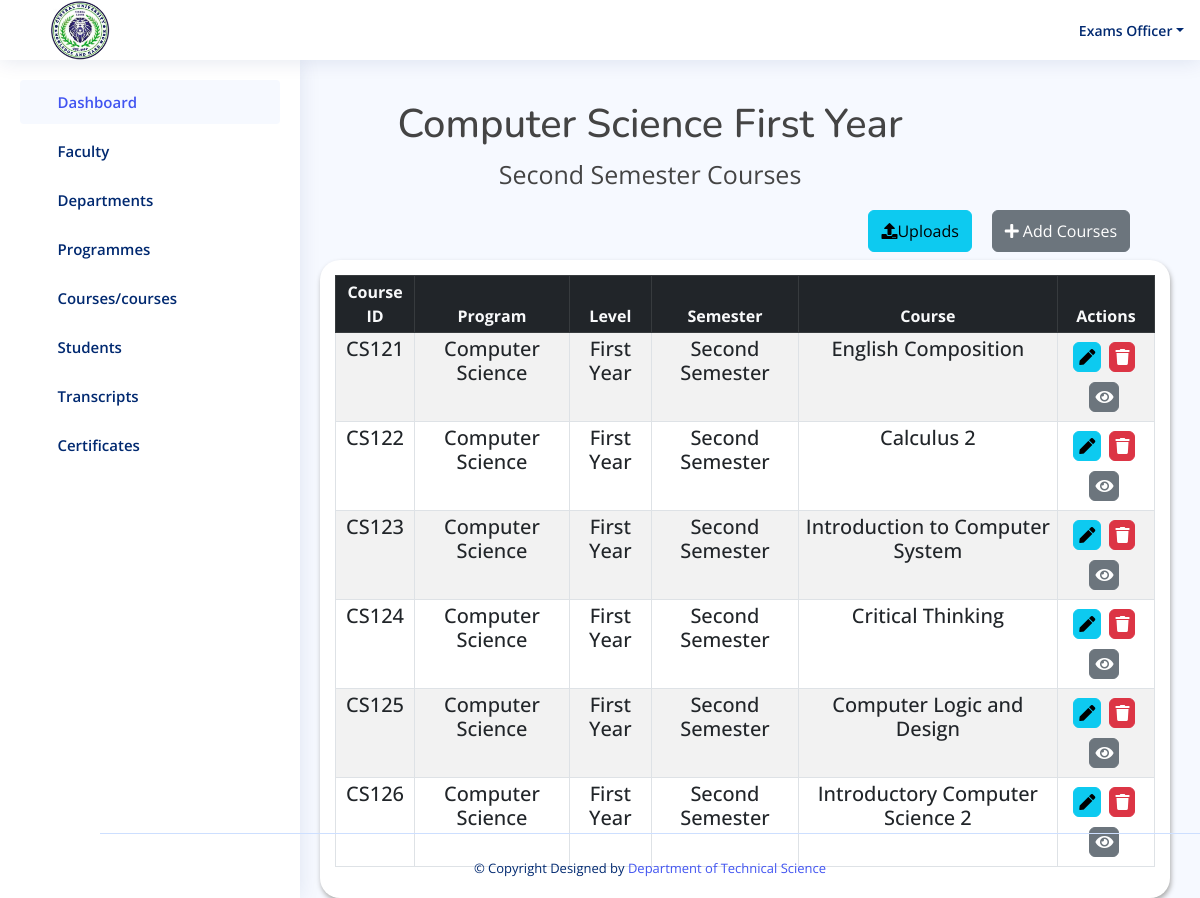
Screenshot of /result/year1_second_semester/ (signed in) with the database file from the repository.
### result/models.py (models this page shows, shortened)
class year1_semester2(models.Model):
    code = models.CharField(max_length=50, default='')
    program = models.ForeignKey(Program, on_delete=models.CASCADE)
    level = models.CharField(max_length=20, choices=YEAR1_LEVEL1)
    semester = models.CharField(max_length=20,choices=YEAR1_SEMESTER2)
    course = models.CharField(max_length=50)

class Program(models.Model):
    program = models.CharField(max_length=100)
    department = models.ForeignKey(Department, on_delete=models.CASCADE)
    def __str__(self):
        return self.program

### result/views.py (the view)
# urls.py: path('year1_second_semester/', views.year1_second_semester, name='year1_second_semester'),
@login_required(login_url='login')
def year1_second_semester(request):
    yr1_sem2 = year1_semester2.objects.all()
    if request.method == 'POST':
        form = CourseForm2(request.POST)
        if form.is_valid():
            course = form.cleaned_data['course']
            if year1_semester2.objects.filter(course=course).exists():
                messages.error(request, f"'{course}' already exists!")
                return redirect('year1_second_semester')  # Redirect back to the faculty page without saving the form
            form.save()
            messages.success(request, "Course has been added!")
            return redirect('year1_second_semester')
    else:
        form = CourseForm2()
    return render(request, 'result/year1_second_semester.html', {'yr1_sem2': yr1_sem2, 'form': form})

### templates/result/year1_second_semester.html (shortened to what this page needs)
{% load static %}
<!DOCTYPE html>
<html lang="en">
<head>
  <link href="https://cdn.datatables.net/v/bs5/jszip-2.5.0/dt-1.13.4/b-2.3.6/b-html5-2.3.6/b-print-2.3.6/datatables.min.css" rel="stylesheet"/>
   <link rel="stylesheet" href="https://cdnjs.cloudflare.com/ajax/libs/font-awesome/5.15.4/css/all.min.css" />
  <link href="{% static 'assets/vendor/bootstrap/css/bootstrap.min.css' %}" rel="stylesheet">
  <link href="{% static 'assets/vendor/bootstrap-icons/bootstrap-icons.css' %}" rel="stylesheet">
  <link href="{% static 'assets/vendor/boxicons/css/boxicons.min.css' %}" rel="stylesheet">
  <link href="{% static 'assets/vendor/quill/quill.snow.css' %}" rel="stylesheet">
  <link href="{% static 'assets/vendor/quill/quill.bubble.css' %}" rel="stylesheet">
  <link href="{% static 'assets/vendor/remixicon/remixicon.css' %}" rel="stylesheet">
  <link href="{% static 'assets/vendor/simple-datatables/style.css' %}" rel="stylesheet">
  <link href="{% static 'assets/style.css'%}" rel="stylesheet">
  <link rel="stylesheet" href="{% static 'assets/css/result.css' %}">
</head>
<body>
 <header id="header" class="header fixed-top d-flex align-items-center">
  <div class="d-flex align-items-center justify-content-between">
    <img style="width: 60px; margin-left: -250px; margin-right: 50px; margin-top: 30px; margin-bottom:30px;"  src="{% static 'assets/img/cusl.jpeg' %}" alt="">
    <i class="bi bi-list toggle-sidebar-btn"></i>
  </div>
  <nav class="header-nav ms-auto">
    <ul class="d-flex align-items-center">
      <li class="nav-item dropdown pe-3">
        <a class="nav-link nav-profile d-flex align-items-center pe-0" href="#" data-bs-toggle="dropdown">
          <span class="d-none d-md-block dropdown-toggle ps-2">Exams Officer</span>
        </a>
      </li>
    </ul>
  </nav>
</header>
 <aside id="sidebar" class="sidebar">
  <ul class="sidebar-nav" id="sidebar-nav">
    <li class="nav-item">
      <a class="nav-link " href="{% url 'admin1' %}">
        <i class="bi bi-grid"></i>
        <span>Dashboard</span>
      </a>
    </li>
    <li class="nav-item">
      <a class="nav-link collapsed" data-bs-target="#components-nav" data-bs-toggle="collapse" href="#">
        <i class="bi bi-menu-button-wide"></i><span>Faculty</span><i class="bi bi-chevron-down ms-auto"></i>
      </a>
    </li>
    <li class="nav-item">
      <a class="nav-link collapsed" data-bs-target="#forms-nav" data-bs-toggle="collapse" href="#">
        <i class="bi bi-journal-text"></i><span>Departments</span><i class="bi bi-chevron-down ms-auto"></i>
      </a>
    </li>
    <li class="nav-item">
      <a class="nav-link collapsed" data-bs-target="#tables-nav" data-bs-toggle="collapse" href="#">
        <i class="bi bi-layout-text-window-reverse"></i><span>Programmes</span><i class="bi bi-chevron-down ms-auto"></i>
      </a>
    </li>
    <li class="nav-item">
      <a class="nav-link collapsed" data-bs-target="#charts-nav" data-bs-toggle="collapse" href="#">
        <i class="bi bi-bar-chart"></i><span>Courses/courses</span><i class="bi bi-chevron-down ms-auto"></i>
      </a>
    </li>
    <li class="nav-item">
      <a class="nav-link collapsed" data-bs-target="#icon-nav" data-bs-toggle="collapse" href="#">
        <i class="bi bi-person"></i><span>Students</span><i class="bi bi-chevron-down ms-auto"></i>
      </a>
    </li>
    <li class="nav-item">
      <a class="nav-link collapsed" data-bs-target="#iconnavi" data-bs-toggle="collapse" href="#">
        <i class="bi bi-person"></i><span>Transcripts</span><i class="bi bi-chevron-down ms-auto"></i>
      </a>
    </li>
    <li class="nav-item">
      <a class="nav-link collapsed" data-bs-target="#iconnav" data-bs-toggle="collapse" href="#">
        <i class="bi bi-person"></i><span>Certificates</span><i class="bi bi-chevron-down ms-auto"></i>
      </a>
    </li>
  </ul>
</aside>
    <div class="container" style="margin-top:100px;">
      <div class="col-md-12">
        <h1 class="text-center" style="margin-left:100px;">Computer Science First Year</h1>
        <p class="text-center" style="margin-left:100px; font-size: 25px;">Second Semester Courses</p>
    </div>
        </div>
        <div class="row">
          <div class="col-md-12">
              <div class="d-flex justify-content-end">
                <a href="{% url 'upload_course2' %}" class="btn btn-info btn mb-2  py-2"
                   style="margin-right:20px;" type="submit">
                  <i class="fa fa-upload" aria-hidden="true"></i>Uploads</a>
                  <a href="" class="btn btn-secondary btn mb-2  py-2"
                  data-bs-toggle="modal" data-bs-target="#exampleModal" style="margin-right:70px;">
                  <i class="fas fa-plus">&nbsp;</i>Add Courses</a>
              </div>
          </div>
      </div>
        <div class="row ml-5 pl-5">
            <div class="col-12">
                <div class="data_table" style="margin-left:320px; margin-right: 30px;">
                    <table id="example" class="table table-striped table-bordered table-sm" >
                        <thead class="table-dark text-center text-light">
                            <tr>
                                <th  class="text-center">Course ID</th>
                                <th  class="text-center">Program</th>
                                <th  class="text-center">Level</th>
                                <th  class="text-center">Semester</th>
                                <th  class="text-center">Course</th>
                                <th  class="text-center">Actions</th>
                            </tr>
                        </thead>
                        <tbody  class="text-center h5">
                          {% for obj in yr1_sem2 %}
                            <tr>
                                <td>{{ obj.code }}</td>
                                <td>{{ obj.program }}</td>
                                <td>{{ obj.level }}</td>
                                <td>{{ obj.semester }}</td>
                                <td>{{ obj.course }}</td>
                                    <td>
                                        <a href="{% url 'edit_year1_second_semester' obj.id %}" class="btn btn-info" title="Edit Patient">
                                            <i class="fas fa-pen"></i>
                                        </a>
                                        <a href="{% url 'delete_year1_second_semester' obj.id %}"  class="btn btn-danger" title="Edit Patient">
                                            <i class="fas fa-trash"></i>
                                        </a>
                                        <a href="{% url 'view_year1_second_semester' obj.id %}"  class="btn btn-secondary" title="Edit Patient">
                                            <i class="fas fa-eye"></i>
                                        </a>
                                    </td>
                            </tr>
                            {% endfor %}
                        </tbody>
                    </table>
                </div>
            </div>
        </div>
<footer id="footer" class="footer fixed-bottom" style="margin-left: 100px;">
  <div class="credits">
    &copy; Copyright  Designed by <a href="">Department of Technical Science</a>
  </div>
</footer>
</body>
</html>

### static/assets/style.css (style rules this page uses)
:root { scroll-behavior: smooth; }
body { font-family: "Open Sans", sans-serif; background: #f6f9ff; color: #444444; }
a { color: #4154f1; text-decoration: none; }
h1, h2, h3, h4, h5, h6 { font-family: "Nunito", sans-serif; }
.header { transition: all 0.5s; z-index: 997; height: 60px; box-shadow: 0px 2px 20px rgba(1, 41, 112, 0.1); background-color: #fff; padding-left: 20px; }
.header .toggle-sidebar-btn { font-size: 32px; padding-left: 10px; cursor: pointer; color: #012970; }
.header-nav ul { list-style: none; }
.header-nav>ul { margin: 0; padding: 0; }
.header-nav .nav-profile { color: #012970; }
.header-nav .nav-profile span { font-size: 14px; font-weight: 600; }
.sidebar { position: fixed; top: 60px; left: 0; bottom: 0; width: 300px; z-index: 996; transition: all 0.3s; padding: 20px; overflow-y: auto; scrollbar-width: thin; scrollbar-color: #aab7cf transparent; box-shadow: 0px 0px 20px rgba(1, 41, 112, 0.1); background-color: #fff; }
@media (min-width: 1200px) { #main, #footer { margin-left: 300px; } }
.sidebar-nav { padding: 0; margin: 0; list-style: none; }
.sidebar-nav li { padding: 0; margin: 0; list-style: none; }
.sidebar-nav .nav-item { margin-bottom: 5px; }
.sidebar-nav .nav-link { display: flex; align-items: center; font-size: 15px; font-weight: 600; color: #4154f1; transition: 0.3; background: #f6f9ff; padding: 10px 15px; border-radius: 4px; }
.sidebar-nav .nav-link i { font-size: 16px; margin-right: 10px; color: #4154f1; }
.sidebar-nav .nav-link.collapsed { color: #012970; background: #fff; }
.sidebar-nav .nav-link.collapsed i { color: #899bbd; }
.sidebar-nav .nav-link .bi-chevron-down { margin-right: 0; transition: transform 0.2s ease-in-out; }
.footer { padding: 20px 0; font-size: 14px; transition: all 0.3s; border-top: 1px solid #cddfff; }
.footer .credits { padding-top: 5px; text-align: center; font-size: 13px; color: #012970; }

### static/assets/css/result.css (style rules this page uses)
.data_table { background: #fff; padding: 15px; box-shadow: 1px 3px 5px #aaa; border-radius: 20px; }
.data_table .btn { padding: 2px 5px; margin: 5px 3px 5px 0; }

### rows the page displays
year1_semester2: code "CS121", program "Computer Science", level "First Year", semester "Second Semester", course "English Composition"
year1_semester2: code "CS122", program "Computer Science", level "First Year", semester "Second Semester", course "Calculus 2"
year1_semester2: code "CS123", program "Computer Science", level "First Year", semester "Second Semester", course "Introduction to Computer System"
year1_semester2: code "CS124", program "Computer Science", level "First Year", semester "Second Semester", course "Critical Thinking"
year1_semester2: code "CS125", program "Computer Science", level "First Year", semester "Second Semester", course "Computer Logic and Design"
year1_semester2: code "CS126", program "Computer Science", level "First Year", semester "Second Semester", course "Introductory Computer Science 2"
